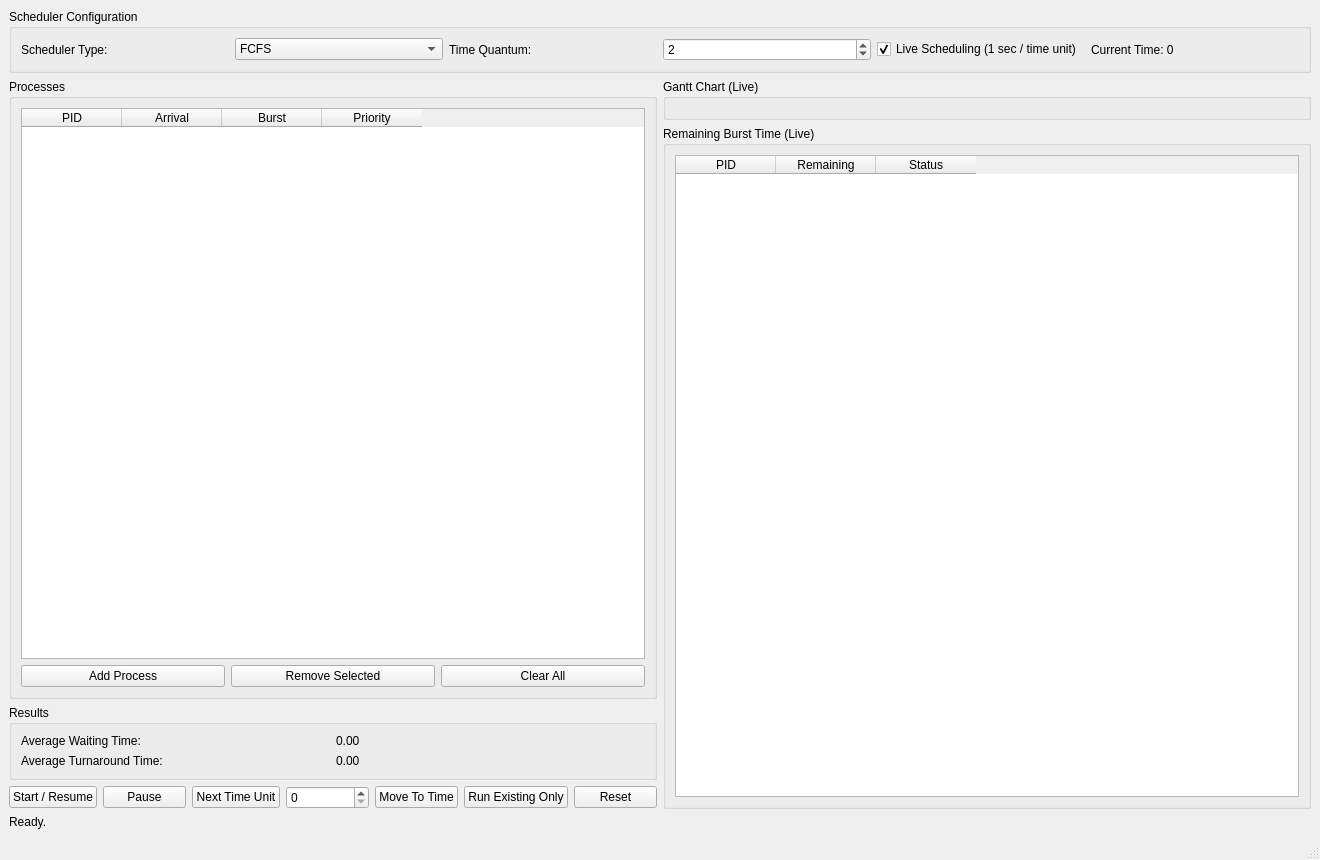
<?xml version="1.0" encoding="UTF-8"?>
<ui version="4.0">
 <class>MainWindow</class>
 <widget class="QMainWindow" name="MainWindow">
  <property name="geometry">
   <rect>
    <x>0</x>
    <y>0</y>
    <width>1320</width>
    <height>860</height>
   </rect>
  </property>
  <property name="windowTitle">
   <string>CPU Scheduler Simulator</string>
  </property>
  <widget class="QWidget" name="centralwidget">
   <layout class="QVBoxLayout" name="mainLayout">
    <item>
     <widget class="QGroupBox" name="schedulerConfigGroup">
      <property name="title">
       <string>Scheduler Configuration</string>
      </property>
      <layout class="QGridLayout" name="schedulerConfigLayout">
       <item row="0" column="0">
        <widget class="QLabel" name="schedulerTypeLabel">
         <property name="text">
          <string>Scheduler Type:</string>
         </property>
        </widget>
       </item>
       <item row="0" column="1">
        <widget class="QComboBox" name="schedulerTypeComboBox">
         <item>
          <property name="text">
           <string>FCFS</string>
          </property>
         </item>
         <item>
          <property name="text">
           <string>SJF - Non Preemptive</string>
          </property>
         </item>
         <item>
          <property name="text">
           <string>SJF - Preemptive</string>
          </property>
         </item>
         <item>
          <property name="text">
           <string>Priority - Non Preemptive</string>
          </property>
         </item>
         <item>
          <property name="text">
           <string>Priority - Preemptive</string>
          </property>
         </item>
         <item>
          <property name="text">
           <string>Round Robin</string>
          </property>
         </item>
        </widget>
       </item>
       <item row="0" column="2">
        <widget class="QLabel" name="timeQuantumLabel">
         <property name="text">
          <string>Time Quantum:</string>
         </property>
        </widget>
       </item>
       <item row="0" column="3">
        <widget class="QSpinBox" name="timeQuantumSpinBox">
         <property name="minimum">
          <number>1</number>
         </property>
         <property name="maximum">
          <number>9999</number>
         </property>
         <property name="value">
          <number>2</number>
         </property>
        </widget>
       </item>
       <item row="0" column="4">
        <widget class="QCheckBox" name="liveSchedulingCheckBox">
         <property name="text">
          <string>Live Scheduling (1 sec / time unit)</string>
         </property>
         <property name="checked">
          <bool>true</bool>
         </property>
        </widget>
       </item>
       <item row="0" column="5">
        <widget class="QLabel" name="clockLabel">
         <property name="text">
          <string>Current Time: 0</string>
         </property>
        </widget>
       </item>
      </layout>
     </widget>
    </item>
    <item>
     <layout class="QHBoxLayout" name="mainContentLayout">
      <item>
       <layout class="QVBoxLayout" name="leftPanelLayout">
        <item>
         <widget class="QGroupBox" name="processesGroup">
          <property name="title">
           <string>Processes</string>
          </property>
          <layout class="QVBoxLayout" name="processesLayout">
           <item>
            <widget class="QTableWidget" name="processesTableWidget">
             <property name="alternatingRowColors">
              <bool>true</bool>
             </property>
             <column>
              <property name="text">
               <string>PID</string>
              </property>
             </column>
             <column>
              <property name="text">
               <string>Arrival</string>
              </property>
             </column>
             <column>
              <property name="text">
               <string>Burst</string>
              </property>
             </column>
             <column>
              <property name="text">
               <string>Priority</string>
              </property>
             </column>
            </widget>
           </item>
           <item>
            <layout class="QHBoxLayout" name="processButtonsLayout">
             <item>
              <widget class="QPushButton" name="addProcessButton">
               <property name="text">
                <string>Add Process</string>
               </property>
              </widget>
             </item>
             <item>
              <widget class="QPushButton" name="removeSelectedButton">
               <property name="text">
                <string>Remove Selected</string>
               </property>
              </widget>
             </item>
             <item>
              <widget class="QPushButton" name="clearProcessesButton">
               <property name="text">
                <string>Clear All</string>
               </property>
              </widget>
             </item>
            </layout>
           </item>
          </layout>
         </widget>
        </item>
        <item>
         <widget class="QGroupBox" name="resultsGroup">
          <property name="title">
           <string>Results</string>
          </property>
          <layout class="QGridLayout" name="resultsLayout">
           <item row="0" column="0">
            <widget class="QLabel" name="avgWaitingTitleLabel">
             <property name="text">
              <string>Average Waiting Time:</string>
             </property>
            </widget>
           </item>
           <item row="0" column="1">
            <widget class="QLabel" name="avgWaitingValueLabel">
             <property name="text">
              <string>0.00</string>
             </property>
            </widget>
           </item>
           <item row="1" column="0">
            <widget class="QLabel" name="avgTurnaroundTitleLabel">
             <property name="text">
              <string>Average Turnaround Time:</string>
             </property>
            </widget>
           </item>
           <item row="1" column="1">
            <widget class="QLabel" name="avgTurnaroundValueLabel">
             <property name="text">
              <string>0.00</string>
             </property>
            </widget>
           </item>
          </layout>
         </widget>
        </item>
        <item>
         <layout class="QHBoxLayout" name="controlButtonsLayout">
          <item>
           <widget class="QPushButton" name="startButton">
            <property name="text">
                         <string>Start / Resume</string>
            </property>
           </widget>
          </item>
          <item>
           <widget class="QPushButton" name="pauseButton">
            <property name="text">
             <string>Pause</string>
            </property>
           </widget>
          </item>
          <item>
           <widget class="QPushButton" name="stepButton">
            <property name="text">
                         <string>Next Time Unit</string>
            </property>
           </widget>
          </item>
                    <item>
                     <widget class="QSpinBox" name="jumpToTimeSpinBox">
                        <property name="minimum">
                         <number>0</number>
                        </property>
                        <property name="maximum">
                         <number>1000000</number>
                        </property>
                        <property name="value">
                         <number>0</number>
                        </property>
                     </widget>
                    </item>
                    <item>
                     <widget class="QPushButton" name="jumpToTimeButton">
                        <property name="text">
                         <string>Move To Time</string>
                        </property>
                     </widget>
                    </item>
          <item>
           <widget class="QPushButton" name="runExistingOnlyButton">
            <property name="text">
             <string>Run Existing Only</string>
            </property>
           </widget>
          </item>
          <item>
           <widget class="QPushButton" name="resetButton">
            <property name="text">
             <string>Reset</string>
            </property>
           </widget>
          </item>
         </layout>
        </item>
       </layout>
      </item>
      <item>
       <layout class="QVBoxLayout" name="rightPanelLayout">
        <item>
         <widget class="QGroupBox" name="ganttChartGroup">
          <property name="title">
           <string>Gantt Chart (Live)</string>
          </property>
          <layout class="QVBoxLayout" name="ganttChartLayout">
           <item>
            <widget class="QWidget" name="chart_container" native="true"/>
           </item>
          </layout>
         </widget>
        </item>
        <item>
         <widget class="QGroupBox" name="remainingTableGroup">
          <property name="title">
           <string>Remaining Burst Time (Live)</string>
          </property>
          <layout class="QVBoxLayout" name="remainingTableLayout">
           <item>
            <widget class="QTableWidget" name="remainingTableWidget">
             <property name="alternatingRowColors">
              <bool>true</bool>
             </property>
             <column>
              <property name="text">
               <string>PID</string>
              </property>
             </column>
             <column>
              <property name="text">
               <string>Remaining</string>
              </property>
             </column>
             <column>
              <property name="text">
               <string>Status</string>
              </property>
             </column>
            </widget>
           </item>
          </layout>
         </widget>
        </item>
       </layout>
      </item>
     </layout>
    </item>
    <item>
     <widget class="QLabel" name="statusLabel">
      <property name="text">
       <string>Ready.</string>
      </property>
     </widget>
    </item>
   </layout>
  </widget>
  <widget class="QStatusBar" name="statusbar"/>
 </widget>
 <resources/>
 <connections/>
</ui>
